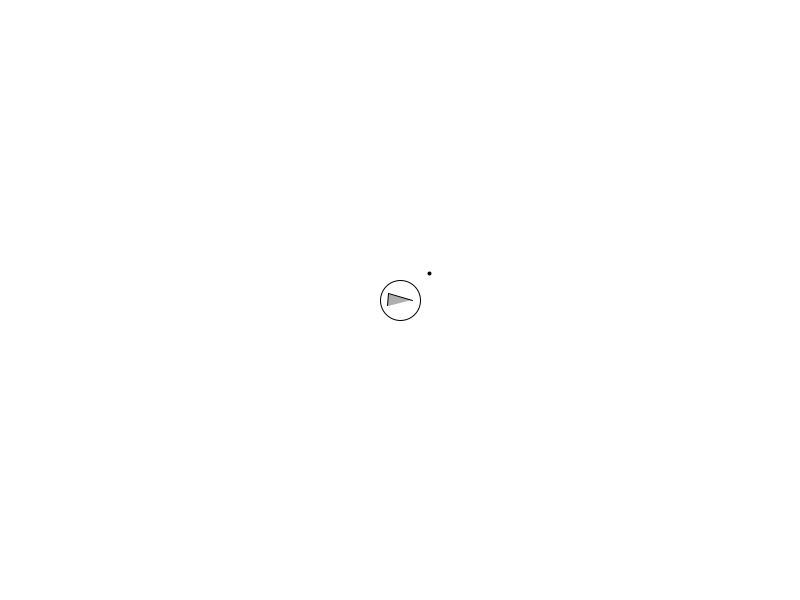
Frame 1 (no input)
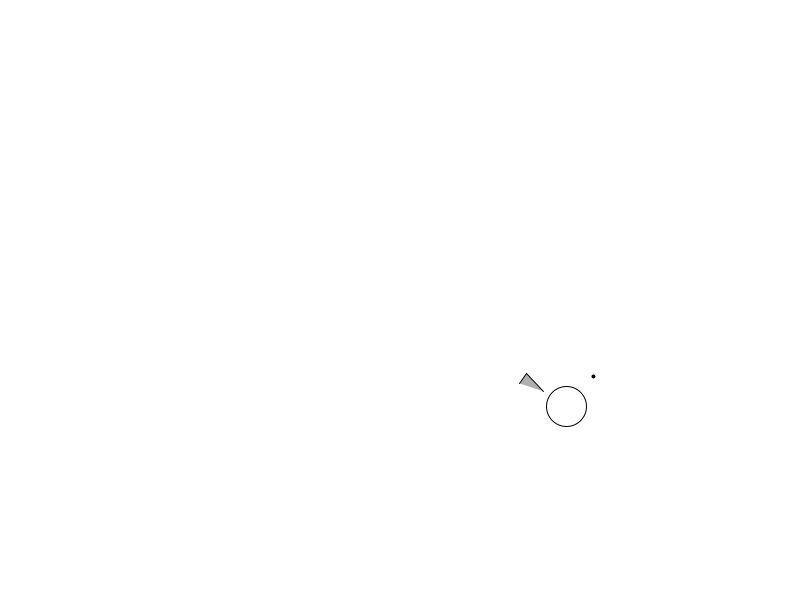
Frame 60 (the mouse pressed at the canvas centre just before this capture)
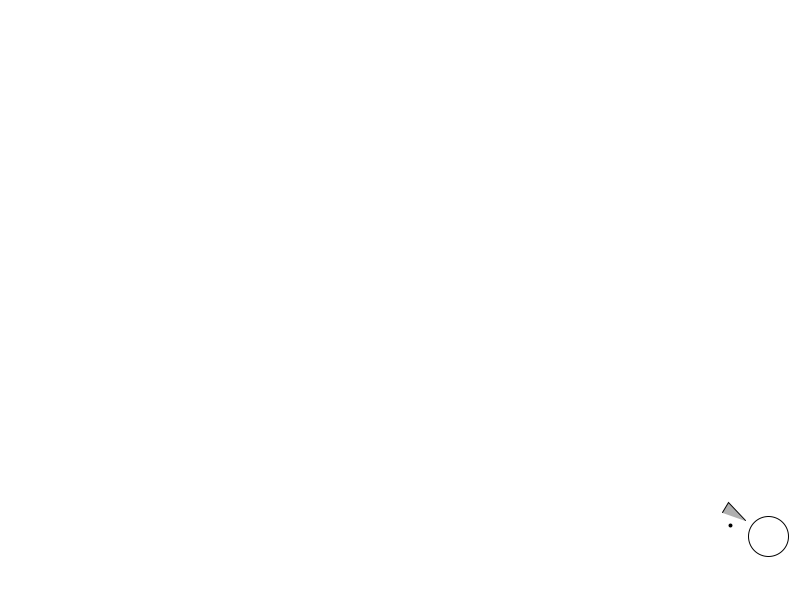
Frame 120 (the mouse held since frame 60 and released just before this capture)

The Processing sketch that drew these frames (run headless with seeded random() and noise(); from frame 60 on, the mouse is pressed at the canvas centre):

// Processing sketch: ArriveSteeringBehaviour
// ── ArriveSteeringBehaviour.pde
Target tar;
Wehicle we;


void setup(){
  size(800,600);
  background(255);
  tar = new Target();
  we = new Wehicle(new PVector(width/2,height/2), 6);
  
}

void draw(){
  background(255);
  we.run();
  we.wander();
}
// ── Target.pde
class Target{
  PVector loc;
  
  Target(){
    loc = new PVector(mouseX,mouseY);
    
  }
  
  void exist(){
        loc= new PVector(mouseX, mouseY);
        fill(255);
        stroke(0);
        ellipseMode(CENTER);
        ellipse(loc.x,loc.y,10,10);
        line(loc.x-10, loc.y, loc.x+10, loc.y);
        line(loc.x,loc.y-10, loc.x,loc.y+10);
  }

}
// ── Wehicle.pde
class Wehicle{
  PVector loc;
  PVector vel;
  PVector acc;
  float r;
  float maxspeed;
  float maxforce;
  float noice;
  
  Wehicle(PVector loc_, float r_){
    loc = loc_;
    vel = new PVector(0,0);
    acc = new PVector(0,0);
    r = r_;
    maxspeed= 4;
    maxforce= 0.1;
    noice= random(1);
  }
  
  void run(){
    update();
    display();
  }
  
  void update(){

    vel.add(acc);
    vel.limit(maxspeed);
    loc.add(vel);
    acc.mult(0);
  }
 
  void applyForce(PVector force){
    //PVector f = PVector.div(force,r);
    acc.add(force);
  }
  
  void wander(){
    PVector future = PVector.add(PVector.mult(vel,10),loc);
    float tarX = future.x + sin(map(noise(noice),0,1,0,TWO_PI))*40;
    float tarY = future.y + cos(map(noise(noice),0,1,0,TWO_PI))*40;
    PVector target = new PVector(tarX,tarY);
    PVector steer= PVector.sub(target, vel);
    steer.limit(maxforce);
    applyForce(steer);
    noice+=.01;
    strokeWeight(1);
    noFill();
    stroke(0);
    ellipseMode(CENTER);
    ellipse(future.x,future.y,40,40);
    strokeWeight(4);
    point(tarX,tarY);
  }
  
  void display(){
     float theta = vel.heading() + PI/2;
     fill(175);
     strokeWeight(1);
     stroke(0);
     pushMatrix();
     translate(loc.x,loc.y);
     rotate(theta);
     beginShape();
     vertex(0,-r*2);
     vertex(-r, r*2);
     vertex(r,r*2);
     endShape();
     popMatrix();
  }
  
  
 

}
